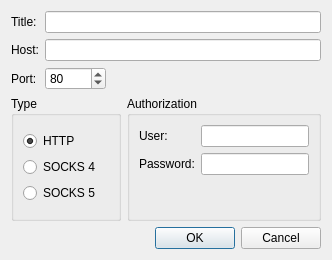
<?xml version="1.0" encoding="UTF-8"?>
<ui version="4.0">
 <class>newproxy</class>
 <widget class="QDialog" name="newproxy">
  <property name="geometry">
   <rect>
    <x>0</x>
    <y>0</y>
    <width>332</width>
    <height>260</height>
   </rect>
  </property>
  <property name="windowTitle">
   <string>New proxy</string>
  </property>
  <layout class="QVBoxLayout" name="verticalLayout_3">
   <item>
    <layout class="QGridLayout" name="gridLayout">
     <item row="0" column="0">
      <widget class="QLabel" name="label">
       <property name="text">
        <string>Title:</string>
       </property>
      </widget>
     </item>
     <item row="1" column="0">
      <widget class="QLabel" name="label_2">
       <property name="text">
        <string>Host:</string>
       </property>
      </widget>
     </item>
     <item row="2" column="0">
      <widget class="QLabel" name="label_3">
       <property name="text">
        <string>Port:</string>
       </property>
      </widget>
     </item>
     <item row="2" column="1">
      <layout class="QHBoxLayout" name="horizontalLayout">
       <property name="sizeConstraint">
        <enum>QLayout::SetDefaultConstraint</enum>
       </property>
       <item>
        <widget class="QSpinBox" name="portSpinBox">
         <property name="minimum">
          <number>1</number>
         </property>
         <property name="maximum">
          <number>65536</number>
         </property>
         <property name="value">
          <number>80</number>
         </property>
        </widget>
       </item>
       <item>
        <spacer name="horizontalSpacer">
         <property name="orientation">
          <enum>Qt::Horizontal</enum>
         </property>
         <property name="sizeType">
          <enum>QSizePolicy::Expanding</enum>
         </property>
         <property name="sizeHint" stdset="0">
          <size>
           <width>40</width>
           <height>20</height>
          </size>
         </property>
        </spacer>
       </item>
      </layout>
     </item>
     <item row="1" column="1">
      <widget class="QLineEdit" name="hostLineEdit"/>
     </item>
     <item row="0" column="1">
      <widget class="QLineEdit" name="titleLineEdit"/>
     </item>
    </layout>
   </item>
   <item>
    <layout class="QHBoxLayout" name="horizontalLayout_2">
     <item>
      <layout class="QVBoxLayout" name="verticalLayout">
       <item>
        <widget class="QGroupBox" name="groupBox">
         <property name="title">
          <string>Type</string>
         </property>
         <layout class="QVBoxLayout" name="verticalLayout_6">
          <item>
           <layout class="QVBoxLayout" name="verticalLayout_5">
            <item>
             <widget class="QRadioButton" name="httpRadioButton">
              <property name="text">
               <string>HTTP</string>
              </property>
              <property name="checked">
               <bool>true</bool>
              </property>
             </widget>
            </item>
            <item>
             <widget class="QRadioButton" name="socks4RadioButton">
              <property name="text">
               <string>SOCKS 4</string>
              </property>
             </widget>
            </item>
            <item>
             <widget class="QRadioButton" name="socks5RadioButton">
              <property name="text">
               <string>SOCKS 5</string>
              </property>
             </widget>
            </item>
           </layout>
          </item>
         </layout>
        </widget>
       </item>
      </layout>
     </item>
     <item>
      <layout class="QVBoxLayout" name="verticalLayout_2">
       <item>
        <widget class="QGroupBox" name="groupBox_2">
         <property name="title">
          <string>Authorization</string>
         </property>
         <layout class="QVBoxLayout" name="verticalLayout_4">
          <item>
           <layout class="QGridLayout" name="gridLayout_2">
            <item row="0" column="0">
             <widget class="QLabel" name="label_4">
              <property name="text">
               <string>User:</string>
              </property>
             </widget>
            </item>
            <item row="1" column="0">
             <widget class="QLabel" name="label_5">
              <property name="text">
               <string>Password:</string>
              </property>
             </widget>
            </item>
            <item row="1" column="1">
             <widget class="QLineEdit" name="passwordLineEdit">
              <property name="sizePolicy">
               <sizepolicy hsizetype="Fixed" vsizetype="Fixed">
                <horstretch>0</horstretch>
                <verstretch>0</verstretch>
               </sizepolicy>
              </property>
              <property name="echoMode">
               <enum>QLineEdit::Password</enum>
              </property>
             </widget>
            </item>
            <item row="0" column="1">
             <widget class="QLineEdit" name="userLineEdit">
              <property name="sizePolicy">
               <sizepolicy hsizetype="Fixed" vsizetype="Fixed">
                <horstretch>0</horstretch>
                <verstretch>0</verstretch>
               </sizepolicy>
              </property>
             </widget>
            </item>
           </layout>
          </item>
          <item>
           <spacer name="verticalSpacer">
            <property name="orientation">
             <enum>Qt::Vertical</enum>
            </property>
            <property name="sizeHint" stdset="0">
             <size>
              <width>20</width>
              <height>40</height>
             </size>
            </property>
           </spacer>
          </item>
         </layout>
        </widget>
       </item>
      </layout>
     </item>
    </layout>
   </item>
   <item>
    <widget class="QDialogButtonBox" name="buttonBox">
     <property name="standardButtons">
      <set>QDialogButtonBox::Cancel|QDialogButtonBox::Ok</set>
     </property>
    </widget>
   </item>
  </layout>
 </widget>
 <tabstops>
  <tabstop>titleLineEdit</tabstop>
  <tabstop>hostLineEdit</tabstop>
  <tabstop>portSpinBox</tabstop>
  <tabstop>httpRadioButton</tabstop>
  <tabstop>socks4RadioButton</tabstop>
  <tabstop>socks5RadioButton</tabstop>
  <tabstop>userLineEdit</tabstop>
  <tabstop>passwordLineEdit</tabstop>
  <tabstop>buttonBox</tabstop>
 </tabstops>
 <resources/>
 <connections/>
</ui>
